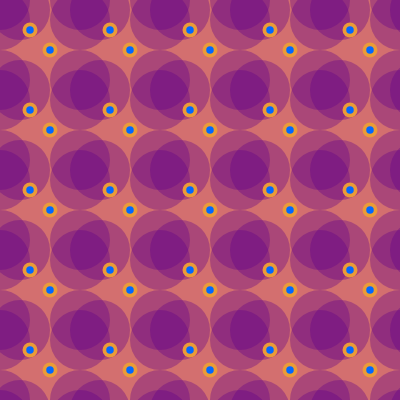
Frame 1 (no input)
Frame 60 (no input): identical to frame 1, image omitted
Frame 120 (the mouse pressed at the canvas centre since frame 60): identical to frame 1, image omitted

The p5.js sketch that drew this single still picture (run headless with seeded random() and noise() and a simulated clock; from frame 60 on, the mouse is pressed at the canvas centre):

// p5.js sketch
// ── sketch.js
let x;
let y;
let s;
let cookie;

function setup() {
createCanvas(400, 400);
}
    

function draw() {
  background("#D36F6F");
   for (let j = 0; j < 100; j++)
    for (let i = 0; i < 100; i++)
      { new Cookie(i * 80, j * 80, 60);
}
  
}

// Class definition

 function Cookie (x, y, r) {
    noStroke ();
    fill('#6101885C');
    ellipse(x, y, r);
   ellipse (x, y + 20, r);
    ellipse (x + 20, y + 10, r);
   // ellipse (x - 20, y + 10, r);
   
   noStroke ();
   fill ("#EB9B37")
      ellipse (x + 30, y + 30, r/4);
     ellipse (x - 30, y - 30, r/4);
  
   
    if (keyIsPressed === true) {
     fill (random (255), random (255), random (255))
    ellipse (x + 30, y + 30, r/8);
     ellipse (x - 30, y - 30, r/8);}
      
      else {
        fill ("#0068FF")
      ellipse (x + 30, y + 30, r/8);
     ellipse (x - 30, y - 30, r/8);}
  
   
   }
    
